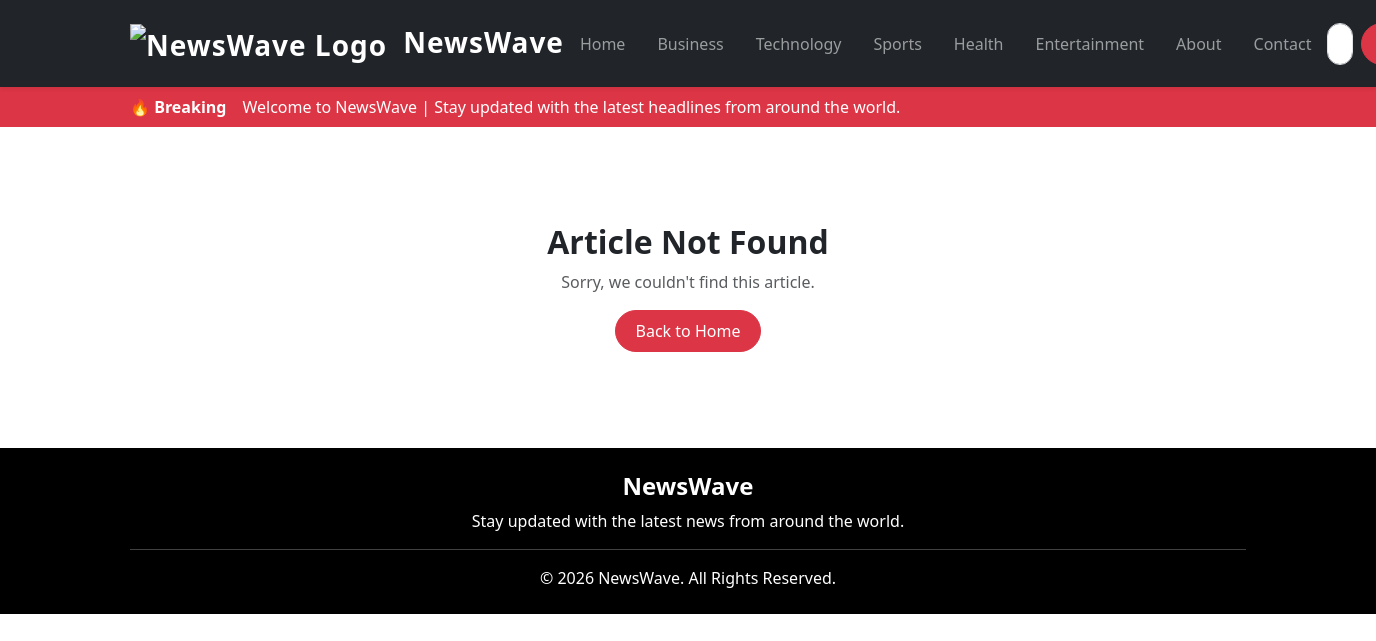
The page /article/test-news-article/ on the database as committed earlier.
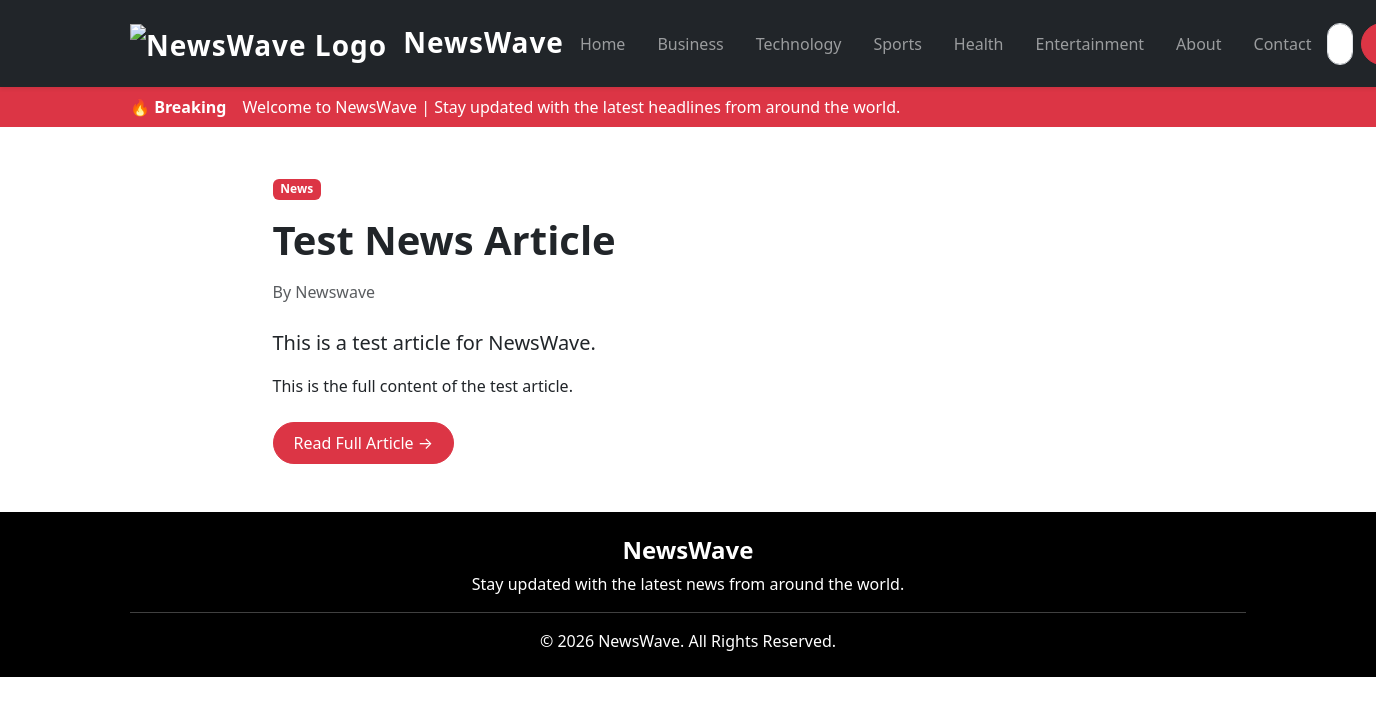
The same page on the database as committed later.
### myapp/models.py (models this page shows, shortened)
class NewsArticle(models.Model):
    CATEGORY_CHOICES = [
        ("business", "Business"),
        ("technology", "Technology"),
        ("sports", "Sports"),
        ("health", "Health"),
        ("entertainment", "Entertainment"),
        ("general", "General"),
    ]
    title = models.CharField(max_length=300)
    description = models.TextField(blank=True)
    content = models.TextField(blank=True)
    image_url = models.URLField(blank=True)
    author = models.CharField(max_length=200, blank=True)
    slug = models.SlugField(
        max_length=300,
        unique=True,
        blank=True
    )
    category = models.CharField(
        max_length=50,
        choices=CATEGORY_CHOICES,
        default="general"
    )
    article_url = models.URLField(blank=True)
    published_at = models.DateTimeField(
        null=True,
        blank=True
    )
    created_at = models.DateTimeField(
        auto_now_add=True
    )
    updated_at = models.DateTimeField(
        auto_now=True
    )

### myapp/views.py (the view)
# urls.py: path("article/", views.article, name="article"),
def article(request, slug=None):
    if slug:
        article_data = NewsArticle.objects.filter(slug=slug).first()
        if article_data:
            return render(
                request,
                "pages/article.html",
                {
                    "article": {
                        "title": article_data.title,
                        "description": article_data.description,
                        "content": article_data.content,
                        "urlToImage": article_data.image_url,
                        "author": article_data.author,
                        "publishedAt": (
                            article_data.published_at.isoformat()
                            if article_data.published_at
                            else ""
                        ),
                        "url": article_data.article_url,
                    }
                }
            )
    return render(
        request,
        "pages/article.html",
        {
            "article": None
        }
    )

### myapp/templates/pages/article.html (shortened to what this page needs)
{% extends 'base.html' %}
{% block content %}
<div class="container my-5">
    {% if article %}
    <div class="row justify-content-center">
        <div class="col-lg-9">
            <article>
                <span class="badge bg-danger mb-3">
                    News
                </span>
                <h1 class="fw-bold mb-3">
                    {{ article.title }}
                </h1>
                <div class="text-muted mb-4">
                    {% if article.author %}
                        <span>By {{ article.author }}</span>
                    {% endif %}
                </div>
                {% if article.description %}
                <p class="lead">
                    {{ article.description }}
                </p>
                {% endif %}
                {% if article.content %}
                <p>
                    {{ article.content }}
                </p>
                {% endif %}
                <div class="mt-4">
                    <a href="{{ article.url }}"
                       target="_blank"
                       rel="noopener noreferrer"
                       class="btn btn-danger">
                        Read Full Article →
                    </a>
                </div>
            </article>
        </div>
    </div>
    {% else %}
    <div class="text-center py-5">
        <h2 class="fw-bold">
            Article Not Found
        </h2>
        <p class="text-muted">
            Sorry, we couldn't find this article.
        </p>
        <a href="{% url 'home' %}" class="btn btn-danger">
            Back to Home
        </a>
    </div>
    {% endif %}
</div>
{% endblock %}

### myapp/templates/base.html (shortened to what this page needs)
{% load static %}
<!doctype html>
<html lang="en">
<head>
    <link href="https://cdn.jsdelivr.net/npm/bootstrap@5.3.8/dist/css/bootstrap.min.css"
          rel="stylesheet"
>
    <link rel="stylesheet" href="{% static 'css/style.css' %}">
</head>
<body>
<nav class="navbar navbar-expand-lg navbar-dark bg-dark sticky-top shadow-sm py-3">
    <div class="container">
        <a class="navbar-brand fw-bold fs-3"
           href="{% url 'home' %}">
            <img src="{% static 'images/logo.png' %}"
                 alt="NewsWave Logo"
                 height="40"
                 class="me-2">
            NewsWave
        </a>
        <div class="collapse navbar-collapse"
             id="navbarNav">
            <ul class="navbar-nav mx-auto">
                <li class="nav-item">
                    <a class="nav-link"
                       href="{% url 'home' %}">
                        Home
                    </a>
                </li>
                <li class="nav-item">
                    <a class="nav-link"
                       href="{% url 'category' 'business' %}">
                        Business
                    </a>
                </li>
                <li class="nav-item">
                    <a class="nav-link"
                       href="{% url 'category' 'technology' %}">
                        Technology
                    </a>
                </li>
                <li class="nav-item">
                    <a class="nav-link"
                       href="{% url 'category' 'sports' %}">
                        Sports
                    </a>
                </li>
                <li class="nav-item">
                    <a class="nav-link"
                       href="{% url 'category' 'health' %}">
                        Health
                    </a>
                </li>
                <li class="nav-item">
                    <a class="nav-link"
                       href="{% url 'category' 'entertainment' %}">
                        Entertainment
                    </a>
                </li>
                <li class="nav-item">
                    <a class="nav-link"
                       href="{% url 'about' %}">
                        About
                    </a>
                </li>
                <li class="nav-item">
                    <a class="nav-link"
                       href="{% url 'contact' %}">
                        Contact
                    </a>
                </li>
            </ul>
            <form class="d-flex"
                  role="search"
                  method="GET"
                  action="{% url 'search' %}">
                <input class="form-control me-2"
                       type="search"
                       name="q"
                       placeholder="Search news..."
                       value="{{ query|default:'' }}"
                       required>
                <button class="btn btn-danger"
                        type="submit">
                </button>
            </form>
        </div>
    </div>
</nav>
<div class="bg-danger text-white py-2">
    <div class="container d-flex align-items-center">
        <span class="fw-bold me-3">
            🔥 Breaking
        </span>
        <marquee>
            Welcome to NewsWave |
            Stay updated with the latest headlines from around the world.
        </marquee>
    </div>
</div>
{% block content %}
{% endblock %}
<footer class="bg-black text-white py-4 mt-5">
    <div class="container text-center">
        <h4 class="fw-bold">
            NewsWave
        </h4>
        <p>
            Stay updated with the latest news from around the world.
        </p>
        <hr>
        <p class="mb-0">
            © 2026 NewsWave. All Rights Reserved.
        </p>
    </div>
</footer>
</body>
</html>

### static/css/style.css (style rules this page uses)
.navbar-brand { letter-spacing:1px; }
.nav-link { font-weight:500; margin:0 8px; transition:.3s; }
.form-control { border-radius:25px; }
.btn-danger { border-radius:25px; padding:8px 20px; }
.bg-danger { background: #dc3545 !important; }

Rows that differ between the two databases and show on the page:
added NewsArticle: title "Test News Article", author "Newswave", description "This is a test article for NewsWave.", content "This is the full content of the test article."
Other text that changed with them:
text no longer shown: "Article Not Found Sorry, we couldn't find this article. Back to Home"
text now shown: "News By Read Full Article →"
